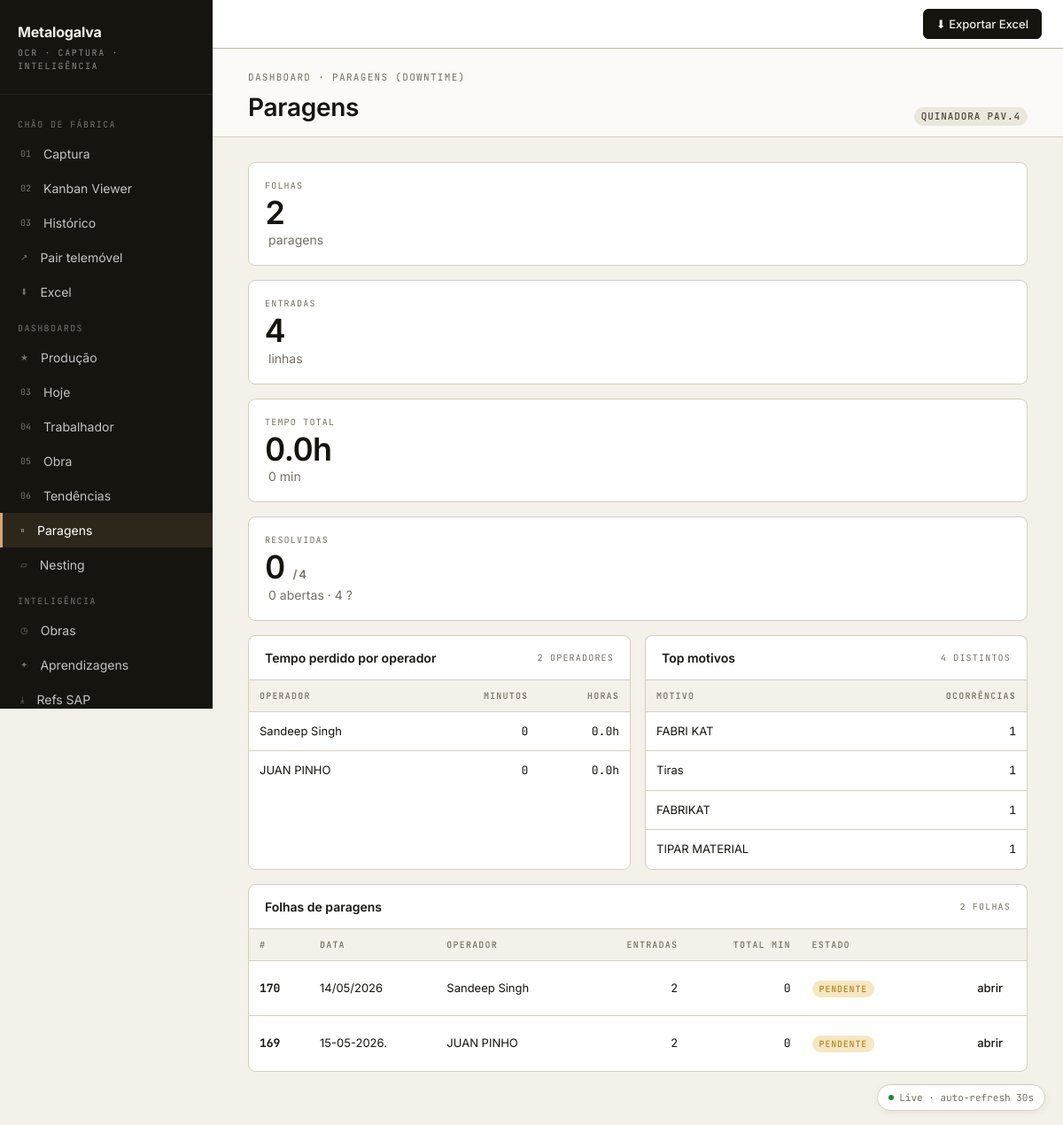
/dashboard/downtime, run on the app's committed database.
### tables this page shows
CREATE TABLE sheets (
    id INTEGER PRIMARY KEY AUTOINCREMENT,
    image_path TEXT NOT NULL,
    captured_at TIMESTAMP DEFAULT CURRENT_TIMESTAMP,
    status TEXT NOT NULL DEFAULT 'pending',
    operador TEXT,
    sheet_data TEXT,
    raw_extraction TEXT,
    dq_audit TEXT,
    extracted_at TIMESTAMP,
    validated_at TIMESTAMP,
    error_message TEXT
, image_rotation INTEGER NOT NULL DEFAULT 0, shadow_scoring_json TEXT, shadow_scored_at TIMESTAMP);

### backend/app/web/main.py (the view)
@app.get("/dashboard/downtime", response_class=HTMLResponse)
def dashboard_downtime(request: Request) -> Response:
    from app.downtime import list_downtime_sheets, aggregate_downtime
    db_path = _DATA_DIR / "app.db"
    sheets = list_downtime_sheets(db_path)
    agg = aggregate_downtime(sheets)
    return templates.TemplateResponse(
        request,
        "dashboard_downtime.html",
        {
            "sheets": sheets,
            "agg": agg,
            "active_tab": "downtime",
        },
    )

### backend/app/web/templates/dashboard_downtime.html (shortened to what this page needs)
{% extends "base.html" %}
{% set live = true %}
{% block content %}
<div class="page-h">
  <div>
    <div class="page-eyebrow">Dashboard · Paragens (downtime)</div>
    <h1 class="page-title">Paragens</h1>
  </div>
  <div style="display:flex; gap:8px; align-items:center;">
    <span class="pill neutral mono" style="font-size:11px;"
          title="Template: quinadora_pav4_paragens">
      QUINADORA PAV.4
    </span>
  </div>
</div>
<div id="dash-data" class="page-content"
     hx-get="{{ request.url }}"
     hx-trigger="every 30s"
     hx-select="#dash-data"
     hx-swap="outerHTML">
  <div class="kpi-grid" style="margin-bottom:16px;">
    <div class="kpi">
      <div class="kpi-l">FOLHAS</div>
      <div class="kpi-v">{{ agg.n_sheets }}</div>
      <div class="kpi-u muted">paragens</div>
    </div>
    <div class="kpi">
      <div class="kpi-l">ENTRADAS</div>
      <div class="kpi-v">{{ agg.total_entries }}</div>
      <div class="kpi-u muted">linhas</div>
    </div>
    <div class="kpi">
      <div class="kpi-l">TEMPO TOTAL</div>
      <div class="kpi-v">{{ agg.total_hours }}h</div>
      <div class="kpi-u muted">{{ agg.total_minutes }} min</div>
    </div>
    <div class="kpi">
      <div class="kpi-l">RESOLVIDAS</div>
      <div class="kpi-v">
        {{ agg.by_resolved.resolved }}
        <span class="muted" style="font-size:13px;">/ {{ agg.total_entries }}</span>
      </div>
      <div class="kpi-u muted">
        {{ agg.by_resolved.open }} abertas · {{ agg.by_resolved.unknown }} ?
      </div>
    </div>
  </div>
  {% if agg.total_entries == 0 %}
    <div class="card" style="text-align:center; padding:48px;">
      <div class="muted" style="font-size:14px;">
        Sem registos de paragens ainda.<br>
        Tira foto de um kanban <b>QUINADORA PAV.4</b> em
        <a href="/capture" style="color:var(--accent-ink);">/capture</a>
        — o sistema deteta automaticamente o template e regista aqui.
      </div>
    </div>
  {% else %}
  <div style="display:grid; grid-template-columns: 1fr 1fr; gap:16px;">
    <div class="card">
      <div class="card-h">
        <div class="card-h-title">Tempo perdido por operador</div>
        <div class="card-h-sub">{{ agg.by_operador|length }} operadores</div>
      </div>
      <div class="scroll-x">
        <table class="tbl">
          <thead>
            <tr>
              <th>Operador</th>
              <th style="text-align:right;">Minutos</th>
              <th style="text-align:right;">Horas</th>
            </tr>
          </thead>
          <tbody>
            {% for op, minutes in agg.by_operador %}
            <tr>
              <td>{{ op }}</td>
              <td class="mono" style="text-align:right;">{{ minutes }}</td>
              <td class="mono" style="text-align:right;">{{ "%.1f"|format(minutes / 60) }}h</td>
            </tr>
            {% endfor %}
          </tbody>
        </table>
      </div>
    </div>
    <div class="card">
      <div class="card-h">
        <div class="card-h-title">Top motivos</div>
        <div class="card-h-sub">{{ agg.by_motivo|length }} distintos</div>
      </div>
      <div class="scroll-x">
        <table class="tbl">
          <thead>
            <tr>
              <th>Motivo</th>
              <th style="text-align:right;">Ocorrências</th>
            </tr>
          </thead>
          <tbody>
            {% for motivo, n in agg.by_motivo[:10] %}
            <tr>
              <td style="max-width:340px; overflow:hidden; text-overflow:ellipsis;">{{ motivo }}</td>
              <td class="mono" style="text-align:right;">{{ n }}</td>
            </tr>
            {% endfor %}
          </tbody>
        </table>
      </div>
    </div>
  </div>
  <div class="card" style="margin-top:16px;">
    <div class="card-h">
      <div class="card-h-title">Folhas de paragens</div>
      <div class="card-h-sub">{{ sheets|length }} folhas</div>
    </div>
    <div class="scroll-x">
      <table class="tbl">
        <thead>
          <tr>
            <th>#</th>
            <th>Data</th>
            <th>Operador</th>
            <th style="text-align:right;">Entradas</th>
            <th style="text-align:right;">Total min</th>
            <th>Estado</th>
            <th></th>
          </tr>
        </thead>
        <tbody>
          {% for s in sheets %}
          {% set total_min = s.rows | map(attribute='duracao_min') | reject('none') | sum %}
          <tr>
            <td class="mono"><b>{{ s.sheet_id }}</b></td>
            <td>{{ s.sheet_date or '—' }}</td>
            <td>{{ s.operador or '—' }}</td>
            <td class="mono" style="text-align:right;">{{ s.rows|length }}</td>
            <td class="mono" style="text-align:right;">{{ total_min }}</td>
            <td>
              {% if s.status == 'validated' %}
                <span class="pill ok">validada</span>
              {% elif s.status == 'extracted' %}
                <span class="pill warn">pendente</span>
              {% elif s.status == 'error' %}
                <span class="pill crit">erro</span>
              {% else %}
                <span class="pill neutral">{{ s.status }}</span>
              {% endif %}
            </td>
            <td style="text-align:right;">
              <a href="/sheet/{{ s.sheet_id }}" class="btn ghost">abrir</a>
            </td>
          </tr>
          {% endfor %}
        </tbody>
      </table>
    </div>
  </div>
  {% endif %}
</div>
{% endblock %}

### backend/app/web/static/design.css (style rules this page uses)
:root { --paper: #F4F1EB; --paper-2: #ECE7DD; --paper-3: #E2DCCE; --ink: #16140F; --ink-2: #2A271F; --ink-3: #4A453A; --ink-4: #756F61; --ink-5: #9B9587; --rule: #D6CFBE; --rule-2: #C2BAA5; --surface: #FBFAF6; --surface-2: #FFFFFF; --accent: #D4A574; --accent-ink: #8A5F2D; --accent-soft: #F0E2C9; --ok: #2F7D43; --ok-soft: #DDEBD8; --warn: #B8841C; --warn-soft: #F5E7C2; --crit: #B53024; --crit-soft: #F4D7D2; --info: #2D5B8A; --info-soft: #D5E2EE; --font-sans: 'Inter', system-ui, -apple-system, sans-serif; --font-mono: 'JetBrains Mono', ui-monospace, monospace; --font-hand: 'Caveat', cursive; }
* { box-sizing: border-box; }
html, body { margin: 0; padding: 0; }
body { font-family: var(--font-sans); background: var(--paper); color: var(--ink); font-size: 15px; line-height: 1.5; -webkit-font-smoothing: antialiased; -moz-osx-font-smoothing: grayscale; }
a { color: inherit; text-decoration: none; }
.mono { font-family: var(--font-mono); font-feature-settings: 'tnum'; }
.muted { color: var(--ink-4); }
.scroll-x { overflow-x: auto; }
.page-h { padding: 24px 40px 12px; border-bottom: 1px solid var(--rule); background: var(--surface); display: flex; align-items: flex-end; justify-content: space-between; gap: 16px; flex-wrap: wrap; }
.page-eyebrow { font-family: var(--font-mono); font-size: 11px; letter-spacing: 0.12em; text-transform: uppercase; color: var(--ink-4); margin-bottom: 4px; }
.page-title { font-size: 28px; font-weight: 600; letter-spacing: -0.01em; margin: 0; }
.page-content { padding: 28px 40px 60px; }
.btn { display: inline-flex; align-items: center; gap: 8px; padding: 8px 14px; border: 1px solid var(--rule-2); background: var(--surface-2); border-radius: 6px; font-size: 13px; font-weight: 500; color: var(--ink); cursor: pointer; transition: all .12s; text-decoration: none; }
.btn.ghost { background: transparent; border-color: transparent; }
.pill { display: inline-flex; align-items: center; gap: 4px; padding: 2px 8px; border-radius: 999px; font-family: var(--font-mono); font-size: 10px; letter-spacing: 0.08em; text-transform: uppercase; font-weight: 500; }
.pill.warn { background: var(--warn-soft); color: var(--warn); }
.pill.neutral { background: var(--paper-2); color: var(--ink-3); }
.card { background: var(--surface-2); border: 1px solid var(--rule); border-radius: 8px; }
.card-h { padding: 14px 18px; border-bottom: 1px solid var(--rule); display: flex; align-items: center; justify-content: space-between; gap: 12px; }
.card-h-title { font-weight: 600; font-size: 14px; }
.card-h-sub { font-family: var(--font-mono); font-size: 10px; color: var(--ink-4); letter-spacing: 0.12em; text-transform: uppercase; }
.tbl { width: 100%; border-collapse: collapse; }
.tbl th { text-align: left; padding: 10px 12px; font-family: var(--font-mono); font-size: 10px; letter-spacing: 0.12em; text-transform: uppercase; color: var(--ink-4); font-weight: 500; border-bottom: 1px solid var(--rule); background: var(--paper); }
.tbl td { padding: 12px; border-bottom: 1px solid var(--rule); font-size: 13px; vertical-align: middle; }
.tbl tr:last-child td { border-bottom: none; }
.kpi-grid { display: grid; gap: 16px; }
.kpi { background: var(--surface-2); border: 1px solid var(--rule); border-radius: 8px; padding: 18px; }
.kpi-l { font-family: var(--font-mono); font-size: 10px; letter-spacing: 0.12em; text-transform: uppercase; color: var(--ink-4); }
.kpi-v { font-size: 36px; font-weight: 600; letter-spacing: -0.02em; margin-top: 4px; line-height: 1.1; font-variant-numeric: tabular-nums; }
.kpi-u { font-size: 14px; color: var(--ink-4); font-weight: 400; margin-left: 4px; }

### data on the page
sheets: sheet_id "170", sheet_date "14/05/2026", operador "Sandeep Singh", rows|length "2", image_rotation "0", status "PENDENTE"
sheets: sheet_id "169", sheet_date "15-05-2026.", operador "JUAN PINHO", rows|length "2", image_rotation "0", status "PENDENTE"

### other printed values
{{ agg.n_sheets }} "2"
{{ agg.total_entries }} "4"
{{ agg.total_hours }} "0.0"
{{ agg.total_minutes }} "0"
{{ agg.by_resolved.resolved }} "0"
{{ agg.by_resolved.open }} "0"
{{ agg.by_resolved.unknown }} "4"
{{ agg.by_operador|length }} "2"
{{ op }} "Sandeep Singh" "JUAN PINHO"
{{ minutes }} "0" "0"
{{ "%.1f"|format(minutes / 60) }} "0.0" "0.0"
{{ agg.by_motivo|length }} "4"
{{ motivo }} "FABRI KAT" "Tiras" "FABRIKAT" "TIPAR MATERIAL"
{{ n }} "1" "1" "1" "1"
{{ sheets|length }} "2"
